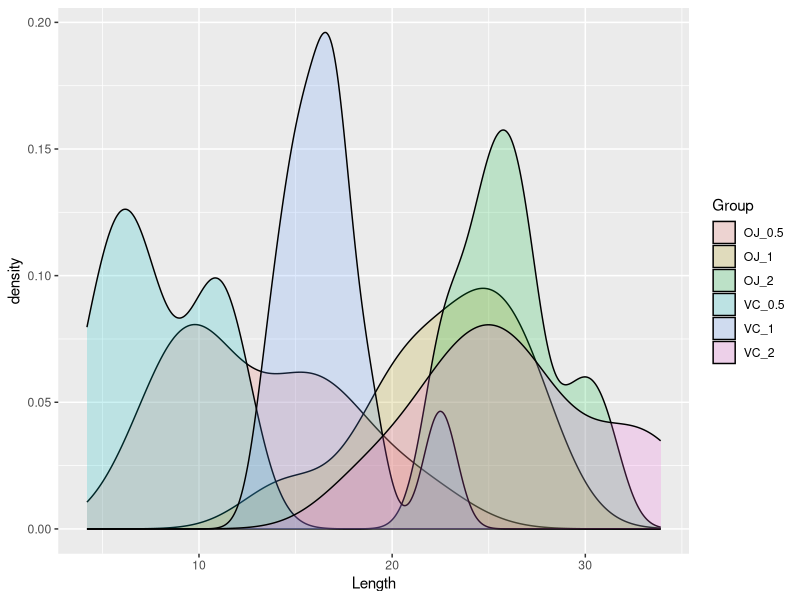
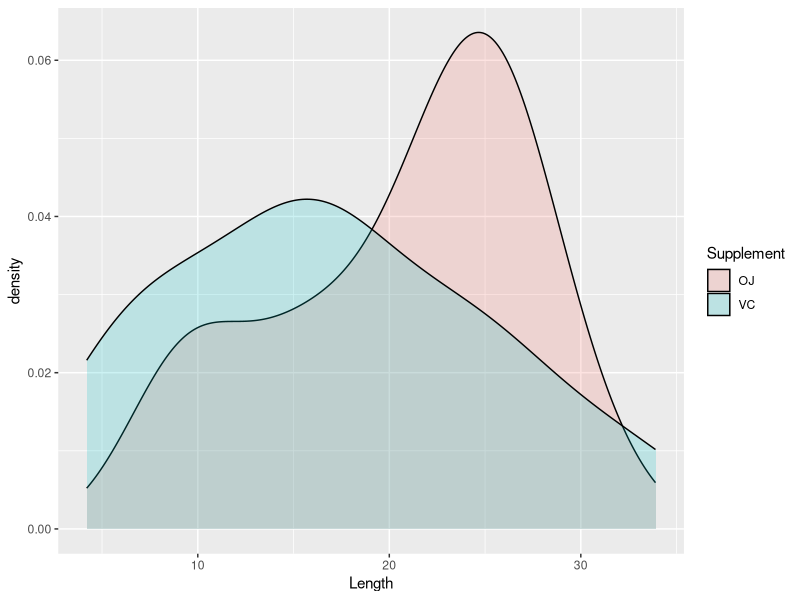

These charts were generated, in order, by the following R code:
## ---- chunk 1
str(ToothGrowth)
## ---- chunk 2
unique(ToothGrowth$dose)
## ---- chunk 3

data_df <- ToothGrowth

library(dplyr)
names(data_df) <- c("Length", "Supplement", "Dosage")

summary_df <- group_by(.data = data_df, Supplement, Dosage) %>% summarise_all(.funs = c("Mean" = mean, "SD" = sd, "Var" = var))

summary_df
## ---- chunk 4
auxiliary_df <- group_by(.data = data_df, Supplement, Dosage) %>% tally()
auxiliary_df$df <-auxiliary_df$n - 1 

merged_df <- merge(x = summary_df, y = auxiliary_df, by = c("Supplement", "Dosage"))
merged_df

t <- qt(p = 0.95, df=9, lower.tail = TRUE)

merged_df$CIinf <- merged_df$Mean -  t * merged_df$SD / sqrt(merged_df$n)
merged_df$CIsup <- merged_df$Mean +  t * merged_df$SD / sqrt(merged_df$n)
merged_df$Confidence <- 0.90

select(.data=merged_df, Supplement, Dosage, df, Confidence, CIinf, Mean, CIsup)

## ---- chunk 5
data_df <- mutate(.data = data_df, "Group" = paste(Supplement, as.character(Dosage), sep="_"))
t.test(x = data_df$Length[data_df$Group == "OJ_2"], y = data_df$Length[data_df$Group == "VC_2"], alternative = "two.sided", paired = FALSE, var.equal = FALSE, conf.level = 0.95)


## ---- chunk 6
library(ggplot2)
data_df <- mutate(.data = data_df, "Group" = paste(Supplement, as.character(Dosage), sep="_"))
ggplot(data = data_df, aes(x = Length, fill = Group)) + geom_density(alpha = 0.2)
## ---- chunk 7
ggplot(data = data_df, aes(x = Length, fill = Supplement)) + geom_density(alpha = 0.2)

